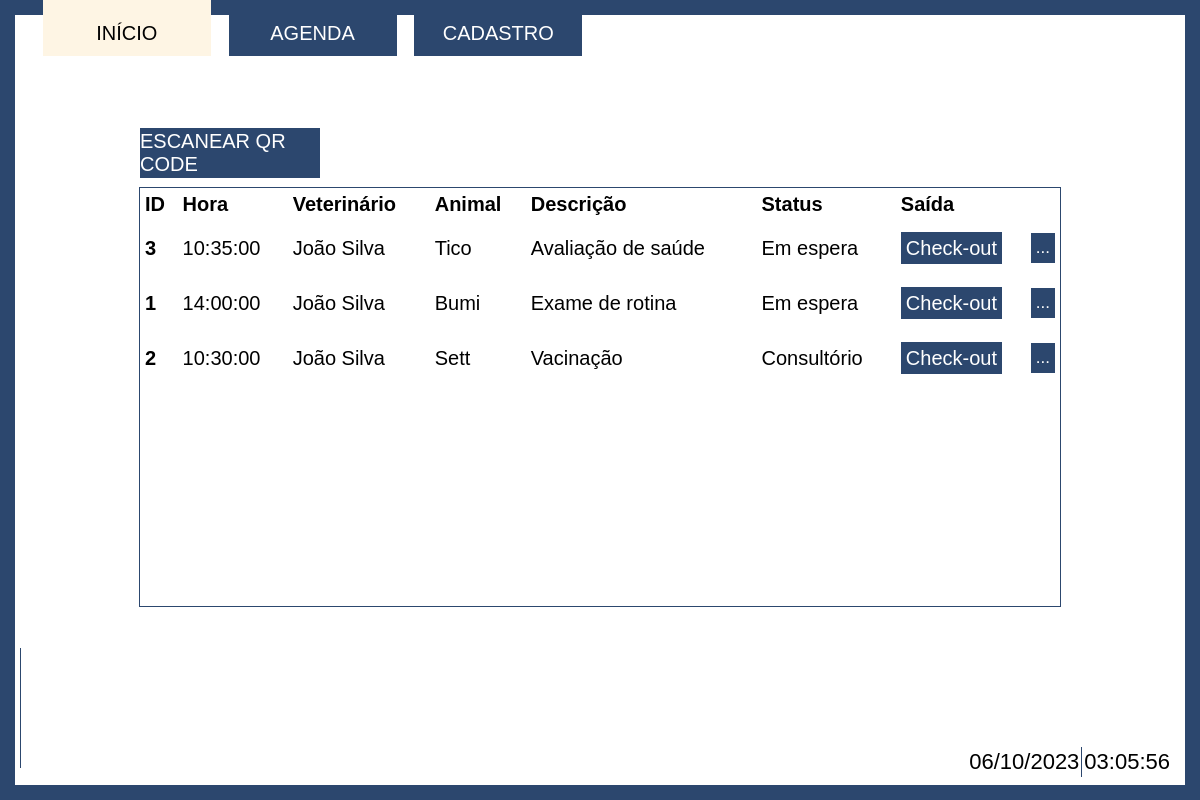
Screenshot of /Index/Inicio.php with the database file from the repository.
### tables this page shows
create table Animais
(
	idAnimal int auto_increment primary key,
	nome varchar(100) not null,
	especie varchar(50) not null,
	raca varchar(50) not null,
	datanascto date,
	idCliente int not null,
	foreign key (idCliente) references Clientes(idCliente) on delete cascade
);

create table Agenda
(
	idConsulta int auto_increment primary key,
	dataConsulta date not null,
	horaConsulta time not null, 
	veterinario int,
	descricao text,
	idAnimal int not null,
    idStatus int,
    foreign key (idStatus) references statusConsulta(idStatus),
	foreign key (idAnimal) references Animais(idAnimal) on delete cascade
);

create table Usuarios
(
	idUsuario int auto_increment primary key not null,
	nome varchar (150) not null,
	email varchar (150) not null,
	contato varchar(20) not null,
    enderecoE varchar (2) not null,
    enderecoC varchar (50) not null,
    enderecoB varchar (50) not null,
    enderecoRN varchar (100) not null,
	idCargo int not null,
	foreign key (idCargo) references Funcoes(idCargo)
);

create table statusConsulta
(
	idStatus int primary key not null,
    statusConsulta varchar(50)
);

### Index/Inicio.php (the view, shortened to what this page needs)
<!DOCTYPE html>
<html lang="en">
    <head>
        <link rel="stylesheet" href="../Css/Inicio.css">
    </head>
    <body>
        <div class="page">
            <div class="bar">
                <div class="button selected"><a href="./Inicio.php">INÍCIO</a></div>
                <div class="button"><a href="./Agenda.php">AGENDA</a></div>
                <div class="button"><a href="./cadastro.php">CADASTRO</a></div>
            </div>
            <div class="container">
                <div class="tablebar">
                    <div class="tablebar-button"><a href="./Inicio.php">ESCANEAR QR CODE</a></div>
                </div>
                <div class="table-container">
                    <table>
                        <thead>
                            <tr>
                                <th scope="col">ID</th>
                                <th scope="col">Hora</th>
                                <th scope="col">Veterinário</th>
                                <th scope="col">Animal</th>
                                <th scope="col">Descrição</th>
                                <th scope="col">Status</th>
                                <th scope="col">Saída</th>
                                <th scope="col"></th>
                            </tr>
                        </thead>
                        <tbody>
                            <?php
                                include '../php/conectaBD.php';
                                $queryAgenda = "SELECT Agenda.*, Usuarios.nome, Animais.nome, statusConsulta.statusConsulta
                                                FROM Animais
                                                INNER JOIN Agenda ON Animais.idAnimal = Agenda.idAnimal
                                                INNER JOIN Usuarios ON Agenda.veterinario = Usuarios.idUsuario
                                                INNER JOIN statusConsulta ON Agenda.idStatus = statusConsulta.idStatus
                                                GROUP BY Agenda.dataConsulta, Agenda.horaConsulta;";
                                $resultAgenda = mysqli_query($conexao, $queryAgenda);
                                if ($resultAgenda->num_rows>0):
                                    while($arrayAgenda = mysqli_fetch_row($resultAgenda) ):
                            ?>
                            <tr class="table-rows" id="<?php echo $arrayAgenda[0];?>" onmouseenter="mostrarInfo(this.id)">
                                <td><?php echo $arrayAgenda[0];?></td>
                                <td><?php echo $arrayAgenda[2];?></td>
                                <td><?php echo $arrayAgenda[7];?></td>
                                <td><?php echo $arrayAgenda[8];?></td>
                                <td><?php echo $arrayAgenda[4];?></td>
                                <td><?php echo $arrayAgenda[9];?></td>
                                <td class="checkout-btn">
                                    <a href="editar.php" class="checkout">Check-out</a>
                                </td>
                                <td class="more-list-container">
                                    <div class="list-box">
                                        <button class="more-btn" onclick="abrirModal(<?php echo $arrayAgenda[5]; ?>)">...</button>
                                    </div>
                                </td>
                            </tr>
                            <?php
                                endwhile;
                                else:
                            ?>
                            <div class="center">
                                <span> Nenhuma entrada cadastrada.</span>
                            </div>
                            <?php
                                endif;
                            ?>
                        </tbody>
                    </table>
                </div>
                <div class="container-info">
                </div>
                <div class="data">
                    <div class="dia" id="data-atual"></div>
                    <div class="hora" id="hora-atual"></div>
                </div>
            </div>
        </div>
    </body>
</html>

### Css/Inicio.css (style rules this page uses)
html, body { width: 100%; height: 100%; margin: 0; }
body { display: flex; justify-content: center; align-items: center; flex-direction: column; }
.page { height: 100%; width: 100%; padding: 25px; padding-top: 0; box-sizing: border-box; display: flex; flex-direction: column; }
.container { width: 100%; height: 90%; background-color: #fff; display: flex; box-sizing: border-box; flex-direction: column; align-items: center; }
.bar { height: 10%; width: 50%; display: flex; justify-content: space-evenly; }
.button > a { height: 7vh; width: 14vw; padding-top: 10px; box-sizing: border-box; background-color: #2c476e; display: flex; justify-content: center; align-items: center; text-decoration: none; font-size: 2.5vh; color: #ffffff; font-family: 'Franklin Gothic Medium', 'Arial Narrow', Arial, sans-serif; position: relative; overflow: hidden; z-index: 1; }
.button > a::before { content: ''; position: absolute; top: 0; left: 0; width: 100%; height: 0; background-color: #fef5e4; transition: height 0.5s; z-index: -1; }
.selected>a { background-color: #fef5e4; color: #000000; }
.tablebar { width: 80%; display: flex; margin-bottom: 5px; margin-top: 50px; }
.tablebar-button>a { height: 50px; width: 15vw; box-sizing: border-box; background-color: #2c476e; display: flex; justify-content: center; align-items: center; text-decoration: none; font-size: 2.5vh; color: #ffffff; font-family:'Franklin Gothic Medium', 'Arial Narrow', Arial, sans-serif; margin-right: 5px; margin-bottom: 4px; }
.table-container { border: 1px solid #2c476e; width: 80%; height:60%; overflow-y: auto; }
table { text-align: left; width: 100%; font-family:Arial, Helvetica, sans-serif; font-size: 2.5vh; border-collapse:collapse; }
table .table-rows { height: 55px; }
td { padding: 5px; }
td:first-child { font-weight: bold; }
th { padding: 5px; }
.checkout { background-color: #2c476e; padding: 5px; color: #ffffff; font-family:'Franklin Gothic Medium', 'Arial Narrow', Arial, sans-serif; text-decoration: none; }
.more-btn { font-size: 85%; background-color: #2c476e; padding: 5px; color: #ffffff; font-family:'Franklin Gothic Medium', 'Arial Narrow', Arial, sans-serif; text-decoration: none; cursor: pointer; border: none; }
.more-list-container { width: 10px; }
.checkout-btn { width: 120px; }
.container-info { position: absolute; padding: 5px; box-sizing: border-box; display: flex; flex-direction: column; gap: 3px; background-color: #ffffff; border-left: 1px solid #2c476e; z-index: 2; width: 50%; height: 15%; left: 20px; bottom: 4%; border-bottom: none; font-size: 1.3vw; }
.data { padding: 3px; box-sizing: border-box; position: fixed; bottom: 20px; right:25px; color: black; font-family:'Franklin Gothic Medium', 'Arial Narrow', Arial, sans-serif; font-size: 22px; display: flex; justify-content: center; align-items: center; }
.hora { padding: 2px; }
.dia { padding: 2px; border-right: 1px solid #2c476e; }

### rows the page displays
animais: agenda.idConsulta "3", agenda.horaConsulta "10:35:00", usuarios.nome "João Silva", nome "Tico", agenda.descricao "Avaliação de saúde", statusconsulta.statusConsulta "Em espera"
animais: agenda.idConsulta "1", agenda.horaConsulta "14:00:00", usuarios.nome "João Silva", nome "Bumi", agenda.descricao "Exame de rotina", statusconsulta.statusConsulta "Em espera"
animais: agenda.idConsulta "2", agenda.horaConsulta "10:30:00", usuarios.nome "João Silva", nome "Sett", agenda.descricao "Vacinação", statusconsulta.statusConsulta "Consultório"
